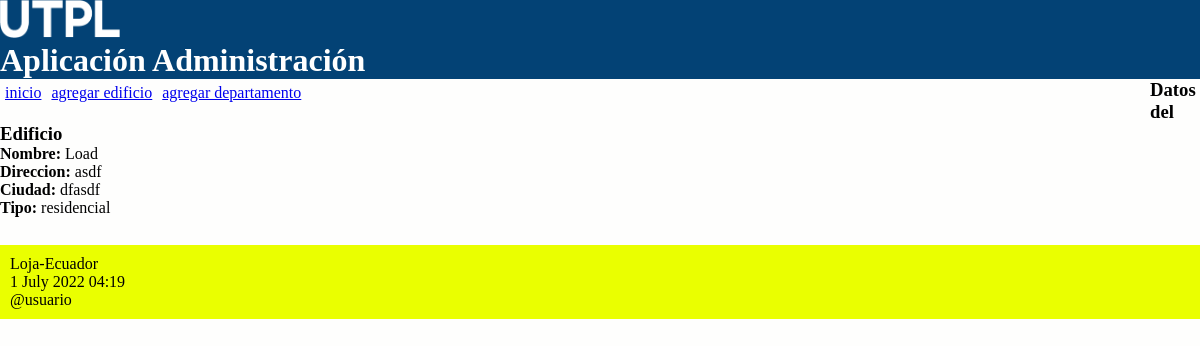
The app's page /edicio/4 with its own data.
### administrativo/models.py (models this page shows, shortened)
class Edificio(models.Model):
    class Meta:
        verbose_name_plural = "Edificios"
    opciones_tipo = (
        ('residencial', 'Edificio Residencial'),
        ('comercial', 'Edificio Comercial'),
    )
    nombre = models.CharField(max_length=30)
    direccion = models.CharField(max_length=100)
    ciudad = models.CharField(max_length=30)
    tipo = models.CharField(max_length=50, choices=opciones_tipo)

### administrativo/views.py (the view)
# urls.py: path('edicio/<int:id>', views.listar_edificio, name='listar_edificio'),
def listar_edificio(request, id):
    edificio = Edificio.objects.get(pk=id)
    informacion_template = {'edificio': edificio}
    return render(request, 'listarEdificio.html', informacion_template)

### administrativo/templates/listarEdificio.html
{% extends "master.html" %}
{% block content %}
<h3>Datos del Edificio</h3>
<p><b>Nombre: </b>{{edificio.nombre}}</p>
<p><b>Direccion: </b>{{edificio.direccion}}</p>
<p><b>Ciudad: </b>{{edificio.ciudad}}</p>
<p><b>Tipo: </b>{{edificio.tipo}}</p>
<br/>
{% endblock %}

### administrativo/static/css/estilos.css (style rules this page uses)
* { margin: 0; padding: 0; }
body { width: 100%; background: #FEFEFD; }

### records on screen
Edificio: nombre "Load", direccion "asdf", ciudad "dfasdf", tipo "residencial"
